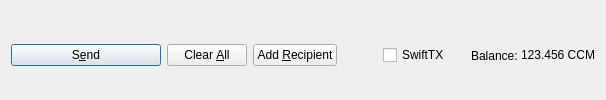
         <widget class="QFrame" name="frame_Send">
          <layout class="QHBoxLayout" name="horizontalLayout">
           <property name="bottomMargin">
            <number>0</number>
           </property>
           <item>
            <widget class="QPushButton" name="sendButton">
             <property name="minimumSize">
              <size>
               <width>150</width>
               <height>0</height>
              </size>
             </property>
             <property name="toolTip">
              <string>Confirm the send action</string>
             </property>
             <property name="text">
              <string>S&amp;end</string>
             </property>
             <property name="icon">
              <iconset resource="../cryptocoupon.qrc">
               <normaloff>:/icons/send</normaloff>:/icons/send</iconset>
             </property>
             <property name="autoDefault">
              <bool>false</bool>
             </property>
             <property name="default">
              <bool>true</bool>
             </property>
            </widget>
           </item>
           <item>
            <widget class="QPushButton" name="clearButton">
             <property name="sizePolicy">
              <sizepolicy hsizetype="Minimum" vsizetype="Fixed">
               <horstretch>0</horstretch>
               <verstretch>0</verstretch>
              </sizepolicy>
             </property>
             <property name="toolTip">
              <string>Clear all fields of the form.</string>
             </property>
             <property name="text">
              <string>Clear &amp;All</string>
             </property>
             <property name="icon">
              <iconset resource="../cryptocoupon.qrc">
               <normaloff>:/icons/remove</normaloff>:/icons/remove</iconset>
             </property>
             <property name="autoDefault">
              <bool>false</bool>
             </property>
            </widget>
           </item>
           <item>
            <widget class="QPushButton" name="addButton">
             <property name="toolTip">
              <string>Send to multiple recipients at once</string>
             </property>
             <property name="text">
              <string>Add &amp;Recipient</string>
             </property>
             <property name="icon">
              <iconset resource="../cryptocoupon.qrc">
               <normaloff>:/icons/add</normaloff>:/icons/add</iconset>
             </property>
             <property name="autoDefault">
              <bool>false</bool>
             </property>
            </widget>
           </item>
           <item>
            <spacer name="horizontalSpacer">
             <property name="orientation">
              <enum>Qt::Horizontal</enum>
             </property>
             <property name="sizeHint" stdset="0">
              <size>
               <width>40</width>
               <height>20</height>
              </size>
             </property>
            </spacer>
           </item>
           <item>
            <layout class="QHBoxLayout" name="horizontalLayout_2">
             <property name="spacing">
              <number>3</number>
             </property>
             <item>
              <widget class="QCheckBox" name="checkSwiftTX">
               <property name="enabled">
                <bool>true</bool>
               </property>
               <property name="minimumSize">
                <size>
                 <width>85</width>
                 <height>0</height>
                </size>
               </property>
               <property name="text">
                <string>SwiftTX</string>
               </property>
              </widget>
             </item>
             <item>
              <widget class="QLabel" name="label">
               <property name="text">
                <string>Balance:</string>
               </property>
              </widget>
             </item>
             <item>
              <widget class="QLabel" name="labelBalance">
               <property name="sizePolicy">
                <sizepolicy hsizetype="Preferred" vsizetype="Fixed">
                 <horstretch>0</horstretch>
                 <verstretch>0</verstretch>
                </sizepolicy>
               </property>
               <property name="cursor">
                <cursorShape>IBeamCursor</cursorShape>
               </property>
               <property name="text">
                <string notr="true">123.456 CCM</string>
               </property>
               <property name="textInteractionFlags">
                <set>Qt::LinksAccessibleByMouse|Qt::TextSelectableByKeyboard|Qt::TextSelectableByMouse</set>
               </property>
              </widget>
             </item>
            </layout>
           </item>
          </layout>
         </widget>
